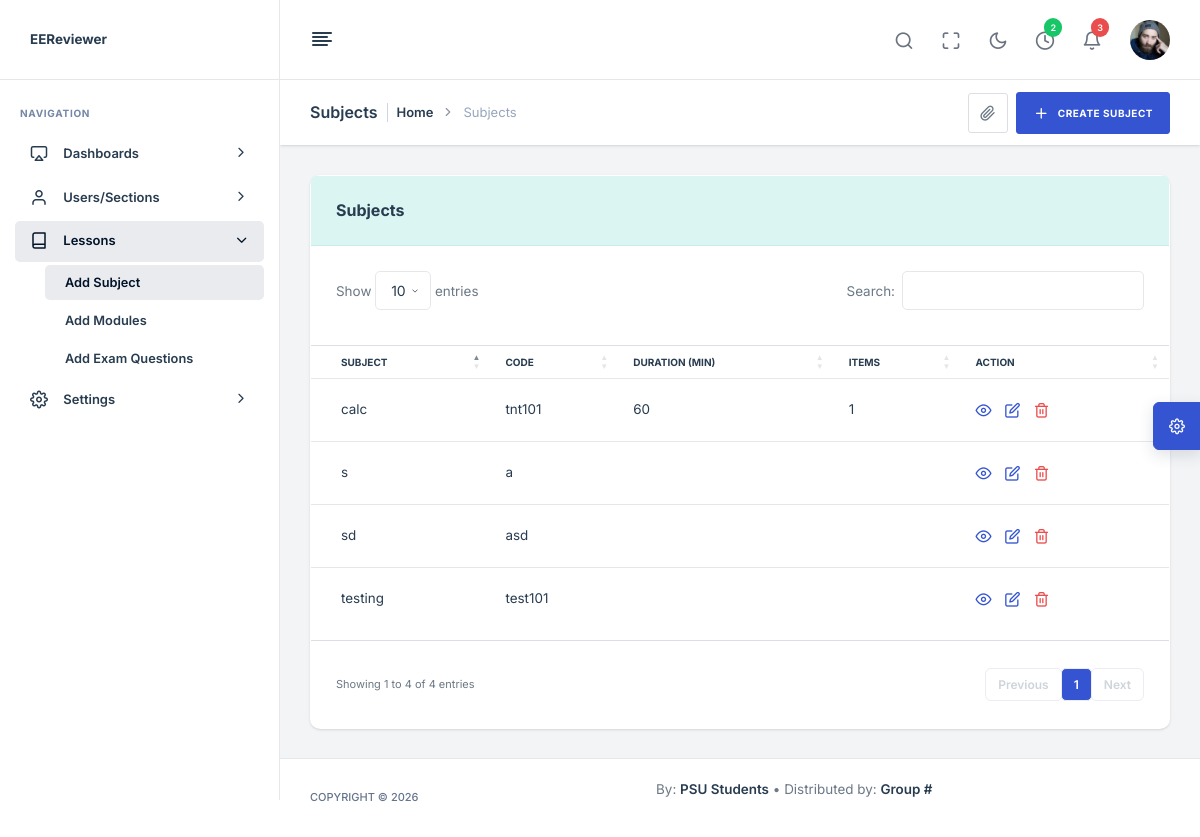
Before: /pages/admin/add_subject.php (signed in) with the older database file.
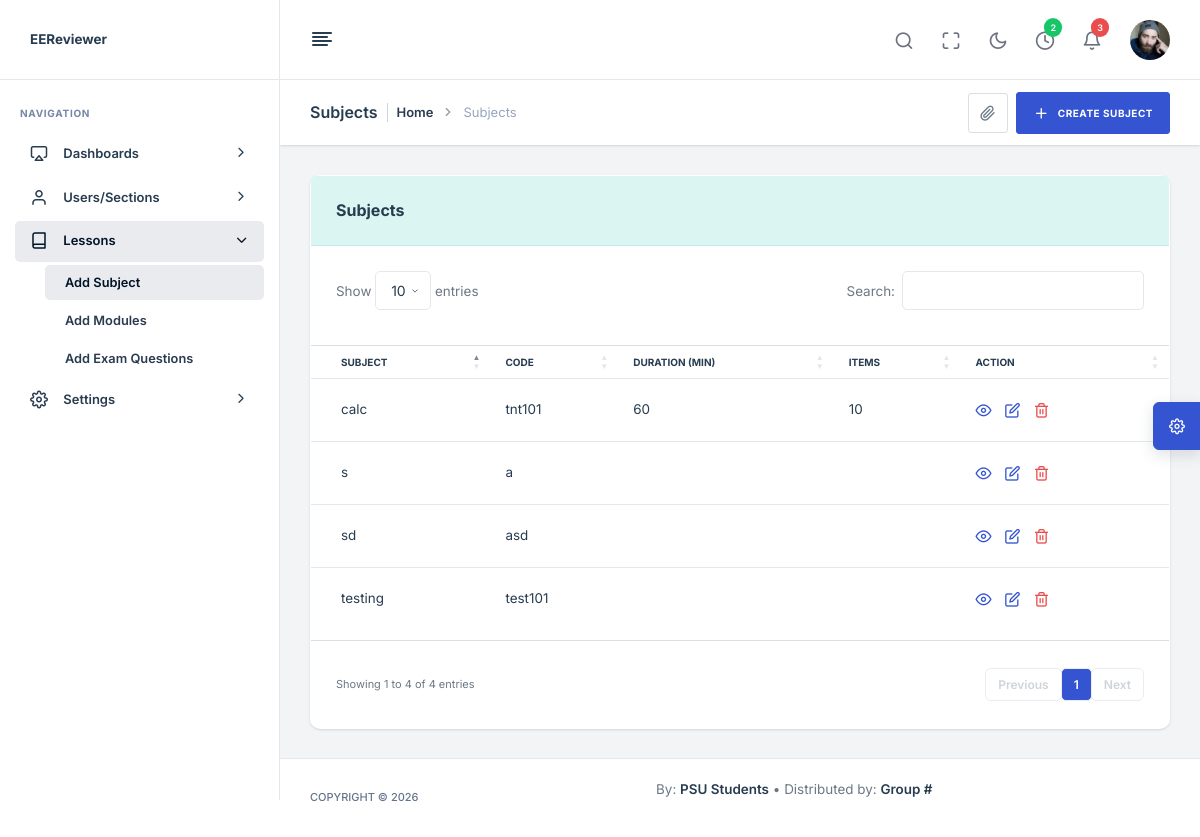
After: the same page with the newer database file.
### tables this page shows
CREATE TABLE `tbl_subjects` (
  `id` int(11) NOT NULL,
  `name` varchar(100) DEFAULT NULL,
  `code` varchar(10) DEFAULT NULL,
  `exam_duration` smallint(6) DEFAULT NULL,
  `question_items` smallint(6) DEFAULT NULL
);

### pages/admin/functions/subjects.php (called while the page is built, shortened)
<?php
function table_has_column($conn, $table, $column)
{
    $table = trim($table);
    $column = trim($column);
    if ($conn instanceof mysqli) {
        $res = $conn->query("SHOW COLUMNS FROM `" . $conn->real_escape_string($table) . "` LIKE '" . $conn->real_escape_string($column) . "'");
        return ($res && $res->num_rows > 0);
    } elseif ($conn instanceof PDO) {
        $stmt = $conn->query("SHOW COLUMNS FROM `" . $table . "` LIKE '" . $column . "'");
        return ($stmt && $stmt->fetch() !== false);
    }
    return false;
}
?>
<?php
function get_subjects($conn)
{
    $hasDuration = table_has_column($conn, 'tbl_subjects', 'exam_duration');
    $hasItems = table_has_column($conn, 'tbl_subjects', 'question_items');
    if ($hasDuration && $hasItems) {
        $sql = "SELECT id, `name`, `code`, exam_duration, question_items FROM tbl_subjects ORDER BY `name` ASC";
    } elseif ($hasDuration) {
        $sql = "SELECT id, `name`, `code`, exam_duration FROM tbl_subjects ORDER BY `name` ASC";
    } elseif ($hasItems) {
        $sql = "SELECT id, `name`, `code`, question_items FROM tbl_subjects ORDER BY `name` ASC";
    } else {
        $sql = "SELECT id, `name`, `code` FROM tbl_subjects ORDER BY `name` ASC";
    }
    $stmt = mysqli_prepare($conn, $sql);
    mysqli_stmt_execute($stmt);
    $res = mysqli_stmt_get_result($stmt);
    $rows = [];
    while ($r = mysqli_fetch_assoc($res)) { $rows[] = $r; }
    return $rows;
}
?>

### pages/admin/add_subject.php (the view, shortened to what this page needs)
<?php
require_once __DIR__ . '/../../db/dbcon.php';
require_once __DIR__ . '/functions/subjects.php';
?>
<!DOCTYPE html>
<html lang="zxx">
<head>
    <?php include "includes/css_scripts_head.php"; ?>
</head>
<body>
    <?php include "includes/sidebar.php"; ?>
    <?php include "includes/header.php"; ?>
    <main class="nxl-container">
        <div class="nxl-content">
            <div class="page-header">
                <div class="page-header-left d-flex align-items-center">
                    <div class="page-header-title">
                        <h5 class="m-b-10">Subjects</h5>
                    </div>
                    <ul class="breadcrumb">
                        <li class="breadcrumb-item"><a href="index.html">Home</a></li>
                        <li class="breadcrumb-item">Subjects</li>
                    </ul>
                </div>
                <div class="page-header-right ms-auto">
                    <div class="page-header-right-items">
                        <div class="d-flex align-items-center gap-2 page-header-right-items-wrapper">
                            <div class="dropdown">
                                <a class="btn btn-icon btn-light-brand" data-bs-toggle="dropdown" data-bs-offset="0, 10" data-bs-auto-close="outside">
                                    <i class="feather-paperclip"></i>
                                </a>
                            </div>
                            <a href="javascript:void(0);" class="btn btn-primary" data-bs-toggle="modal" data-bs-target="#createSubjectModal">
                                <i class="feather-plus me-2"></i>
                                <span>Create Subject</span>
                            </a>
                        </div>
                    </div>
                </div>
            </div>
            <div class="main-content">
                <div class="row">
                    <div class="col-lg-12">
                        <div class="card stretch stretch-full">
                            <div class="card-header bg-soft-info border-soft-info text-info d-flex align-items-center justify-content-between">
                                    <h5 class="card-title mb-0">Subjects</h5>
                                </div>
                            <div class="card-body p-0">
                                <div class="table-responsive">
                                    <table id="myTable" class="table table-hover mb-0">
                                        <thead>
                                            <tr>
                                                <th>Subject</th>
                                                <th>Code</th>
                                                <th>Duration (min)</th>
                                                <th>Items</th>
                                                <th>Action</th>
                                            </tr>
                                        </thead>
                                        <tbody>
                                            <?php
                                            $subjects = get_subjects($conn);
                                            if (!empty($subjects)) {
                                                foreach ($subjects as $sub) {
                                                    ?>
                                                    <tr>
                                                                <td><?php echo htmlspecialchars($sub['name']); ?></td>
                                                                <td><?php echo htmlspecialchars($sub['code']); ?></td>
                                                                <td><?php echo isset($sub['exam_duration']) ? (int)$sub['exam_duration'] : ''; ?></td>
                                                                <td><?php echo isset($sub['question_items']) ? (int)$sub['question_items'] : ''; ?></td>
                                                                <td>
                                                            <a href="#" class="btn-view-subject text-primary me-2 fs-5" data-id="<?php echo (int)$sub['id']; ?>" title="View">
                                                                <i class="feather-eye"></i>
                                                            </a>
                                                            <a href="#" class="btn-edit-subject text-primary me-2 fs-5" data-id="<?php echo (int)$sub['id']; ?>" title="Edit">
                                                                <i class="feather-edit"></i>
                                                            </a>
                                                            <a href="#" class="btn-delete-subject text-danger fs-5" data-id="<?php echo (int)$sub['id']; ?>" title="Delete">
                                                                <i class="feather-trash-2"></i>
                                                            </a>
                                                        </td>
                                                    </tr>
                                                    <?php
                                                }
                                            } else {
                                                echo '<tr><td colspan="4">No subjects found.</td></tr>';
                                            }
                                            ?>
                                        </tbody>
                                    </table>
                                </div>
                            </div>
                        </div>
                    </div>
                </div>
            </div>
        </div>
        <?php include "includes/footer.php"; ?>
    </main>
    <?php include "includes/customizer2.php"; ?>
</body>
</html>

### pages/admin/includes/css_scripts_head.php (shortened to what this page needs)
<link rel="stylesheet" type="text/css" href="../../assets/css/bootstrap.min.css" />
<link rel="stylesheet" type="text/css" href="../../assets/vendors/css/vendors.min.css" />
<link rel="stylesheet" type="text/css" href="../../assets/vendors/css/daterangepicker.min.css" />
<link rel="stylesheet" type="text/css" href="../../assets/css/theme.min.css" />
 <link rel="stylesheet" type="text/css" href="../../assets/vendors/css/dataTables.bs5.min.css">
<link rel="stylesheet" type="text/css" href="../../assets/vendors/css/select2.min.css">
<link rel="stylesheet" type="text/css" href="../../assets/vendors/css/select2-theme.min.css">
<link rel="stylesheet" type="text/css" href="../../assets/vendors/css/quill.min.css">
<link rel="stylesheet" type="text/css" href="../../assets/vendors/css/dataTables.bs5.min.css" />

### pages/admin/includes/sidebar.php (shortened to what this page needs)
<nav class="nxl-navigation">
        <div class="navbar-wrapper">
            <div class="m-header">
                <a href="index.html" class="b-brand">
                    <div class="logo logo-lg text-center fw-bold">EEReviewer</div>
                </a>
            </div>
            <div class="navbar-content">
                <ul class="nxl-navbar">
                    <li class="nxl-item nxl-caption">
                        <label>Navigation</label>
                    </li>
                    <li class="nxl-item nxl-hasmenu">
                        <a href="javascript:void(0);" class="nxl-link">
                            <span class="nxl-micon"><i class="feather-airplay"></i></span>
                            <span class="nxl-mtext">Dashboards</span><span class="nxl-arrow"><i class="feather-chevron-right"></i></span>
                        </a>
                    </li>
                    <li class="nxl-item nxl-hasmenu">
                        <a href="javascript:void(0);" class="nxl-link">
                            <span class="nxl-micon"><i class="feather-user"></i></span>
                            <span class="nxl-mtext">Users/Sections</span><span class="nxl-arrow"><i class="feather-chevron-right"></i></span>
                        </a>
                    </li>
                    <li class="nxl-item nxl-hasmenu">
                        <a href="javascript:void(0);" class="nxl-link">
                            <span class="nxl-micon"><i class="feather-book"></i></span>
                            <span class="nxl-mtext">Lessons</span><span class="nxl-arrow"><i class="feather-chevron-right"></i></span>
                        </a>
                        <ul class="nxl-submenu">
                            <li class="nxl-item"><a class="nxl-link" href="add_subject.php">Add Subject</a></li>
                            <li class="nxl-item"><a class="nxl-link" href="add_modules.php">Add Modules</a></li>
                            <li class="nxl-item"><a class="nxl-link" href="add_exam.php">Add Exam Questions</a></li>
                        </ul>
                    </li>
                    <li class="nxl-item nxl-hasmenu">
                        <a href="javascript:void(0);" class="nxl-link">
                            <span class="nxl-micon"><i class="feather-settings"></i></span>
                            <span class="nxl-mtext">Settings</span><span class="nxl-arrow"><i class="feather-chevron-right"></i></span>
                        </a>
                    </li>
                </ul>
            </div>
        </div>
    </nav>

### pages/admin/includes/header.php (shortened to what this page needs)
<header class="nxl-header">
        <div class="header-wrapper">
            <div class="header-left d-flex align-items-center gap-4">
                <div class="nxl-navigation-toggle">
                    <a href="javascript:void(0);" id="menu-mini-button">
                        <i class="feather-align-left"></i>
                    </a>
                </div>
            </div>
            <div class="header-right ms-auto">
                <div class="d-flex align-items-center">
                    <div class="dropdown nxl-h-item nxl-header-search">
                        <a href="javascript:void(0);" class="nxl-head-link me-0" data-bs-toggle="dropdown" data-bs-auto-close="outside">
                            <i class="feather-search"></i>
                        </a>
                    </div>
                    <div class="nxl-h-item d-none d-sm-flex">
                        <div class="full-screen-switcher">
                            <a href="javascript:void(0);" class="nxl-head-link me-0" onclick="$('body').fullScreenHelper('toggle');">
                                <i class="feather-maximize maximize"></i>
                            </a>
                        </div>
                    </div>
                    <div class="nxl-h-item dark-light-theme">
                        <a href="javascript:void(0);" class="nxl-head-link me-0 dark-button">
                            <i class="feather-moon"></i>
                        </a>
                    </div>
                    <div class="dropdown nxl-h-item">
                        <a href="javascript:void(0);" class="nxl-head-link me-0" data-bs-toggle="dropdown" role="button" data-bs-auto-close="outside">
                            <i class="feather-clock"></i>
                            <span class="badge bg-success nxl-h-badge">2</span>
                        </a>
                    </div>
                    <div class="dropdown nxl-h-item">
                        <a class="nxl-head-link me-3" data-bs-toggle="dropdown" href="#" role="button" data-bs-auto-close="outside">
                            <i class="feather-bell"></i>
                            <span class="badge bg-danger nxl-h-badge">3</span>
                        </a>
                    </div>
                    <div class="dropdown nxl-h-item">
                        <a href="javascript:void(0);" data-bs-toggle="dropdown" role="button" data-bs-auto-close="outside">
                            <img src="assets/images/avatar/1.png" alt="user-image" class="img-fluid user-avtar me-0" />
                        </a>
                    </div>
                </div>
            </div>
        </div>
    </header>

### pages/admin/includes/footer.php (shortened to what this page needs)
<footer class="footer">
            <p class="fs-11 text-muted fw-medium text-uppercase mb-0 copyright">
                <span>Copyright ©</span>
            </p>
            <p><span>By: <a target="_blank" href="" target="_blank">PSU Students</a></span> • <span>Distributed by: <a target="_blank" href="" target="_blank">Group #</a></span></p>
</footer>

### pages/admin/includes/customizer2.php (shortened to what this page needs)
<div class="theme-customizer">
        <div class="customizer-handle">
            <a href="javascript:void(0);" class="cutomizer-open-trigger bg-primary">
                <i class="feather-settings"></i>
            </a>
        </div>
    </div>

Changed rows visible on the page:
changed tbl_subjects "calc": question_items "1" → "10"
